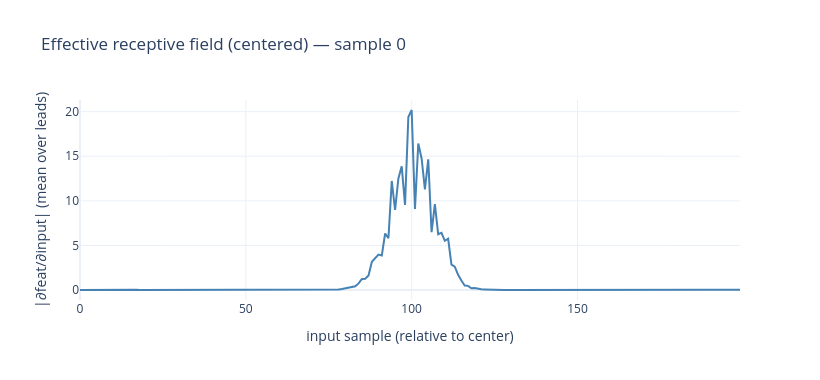

Here is the notebook cell this chart was saved with:
### Code cell
# Empirical RF: gradient of a center output unit w.r.t. input.
net.zero_grad()
sample = torch.tensor(X_test[0:1], dtype=torch.float32, device=device, requires_grad=True)

captured = {}
def cap_hook(name):
    def h(_m, _i, o): captured[name] = o
    return h
h = net.stages[-1]['conv'].register_forward_hook(cap_hook('post_conv'))
_ = net(sample)
h.remove()

feat = captured['post_conv']
B, L, C, T_out = feat.shape
center_t = T_out // 2

target = feat[0, :, :, center_t].abs().sum()
grad = torch.autograd.grad(target, sample)[0][0].abs().cpu().numpy()  # (12, 2500)

erf_per_t = grad.mean(axis=0)
nonzero = erf_per_t > erf_per_t.max() * 0.01
erf_extent = int(np.ptp(np.where(nonzero)[0]) if nonzero.any() else 0)
print(f'Empirical RF (>1% of peak): {erf_extent} samples = {1000*erf_extent/250:.1f} ms')
print(f'Analytical RF: {rf_df["RF (samples)"].iloc[-1]} samples = {rf_df["RF (ms)"].iloc[-1]} ms')

half = 100
center_input = (center_t * 8) + 4
center_input = min(max(center_input, half), 2500 - half)
window = slice(center_input - half, center_input + half)
fig_erf = go.Figure()
fig_erf.add_trace(go.Scatter(y=erf_per_t[window], mode='lines',
                              line=dict(color='steelblue'), name='|grad|'))
fig_erf.update_layout(title='Effective receptive field (centered) — sample 0',
                      xaxis_title='input sample (relative to center)',
                      yaxis_title='|∂feat/∂input| (mean over leads)',
                      template='plotly_white', width=820, height=380)
fig_erf.show()

### Figure 1 — Plotly figure (JSON) as saved in the notebook; plotly's stock layout.template omitted (floating-point values rounded to 4 significant figures; data arrays with more than 128 entries replaced by an {"elided": "..."} marker saying what was removed)
{"data": [{"line": {"color": "steelblue"}, "mode": "lines", "name": "|grad|", "y": {"elided": "200 float values"}, "type": "scatter"}], "layout": {"title": {"text": "Effective receptive field (centered) — sample 0"}, "xaxis": {"title": {"text": "input sample (relative to center)"}}, "yaxis": {"title": {"text": "|∂feat/∂input| (mean over leads)"}}, "width": 820, "height": 380}}
